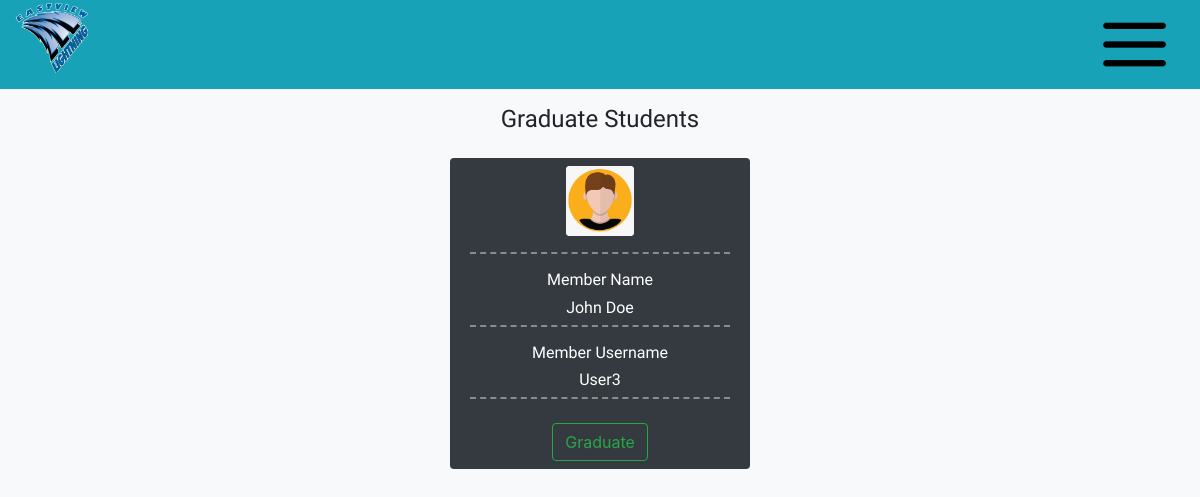
Before: /AdminPage/Graduate (signed in) with the older database file.
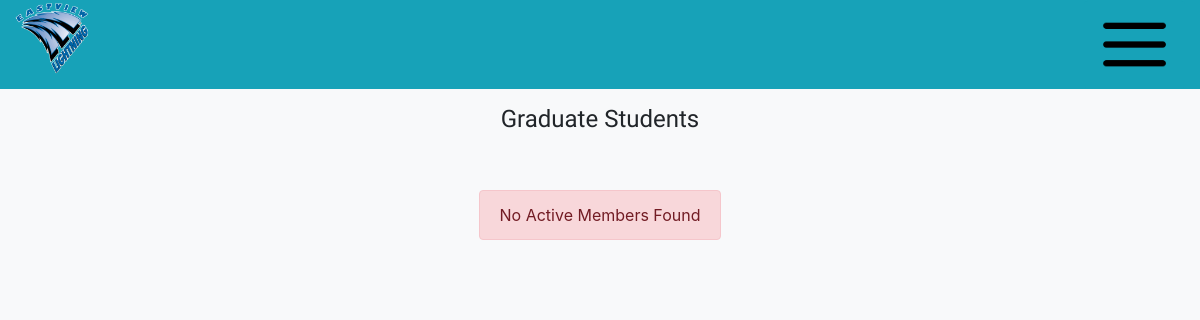
After: the same page with the newer database file.
### MainPage/models.py (models this page shows, shortened)
class Member(models.Model):
    user = models.OneToOneField(User,on_delete=models.CASCADE)
    profileimage = models.ImageField(default='/Person.png')
    text = models.TextField(default="I am a member of the Eastview Science Olympiad Team. It's a really fun time to be a part of the team, the events are great and never are boring. Maybe you should join sometime.")
    events = models.ManyToManyField(Event,blank=True)
    awards = models.ManyToManyField(Award,blank=True)
    Is_Capitan = models.BooleanField(default=False)
    AccountStatus = models.CharField(max_length=11,choices=AccStatus,default="Inactivated")

### AdminConsole/views.py (the view)
# urls.py: path('AdminPage/Graduate',Admin_views.Graduate,name="Graduate"),
def Graduate(request):
    if request.user.is_staff:
        if request.method == "POST":
            Person = Member.objects.get(user=User.objects.get(username=request.POST.get("username")))
            Person.AccountStatus = "Alumni"
            Person.save()
            return JsonResponse({"request":"Success"})
        else:
            context = {
                "Members":Member.objects.filter(AccountStatus="Activated")
            }
            return render(request,'AdminConsole/Graduate.html',context)
    else:
        return redirect('MainPage')

### templates/AdminConsole/Graduate.html (shortened to what this page needs)
{% load static %}
<!DOCTYPE html>
<html>
    <head>
        <link rel="stylesheet" href="https://stackpath.bootstrapcdn.com/bootstrap/4.3.1/css/bootstrap.min.css">
        <link rel="stylesheet" href="//cdnjs.cloudflare.com/ajax/libs/jasny-bootstrap/4.0.0/css/jasny-bootstrap.min.css">
        <link rel="stylesheet" href="{% static 'MainPage/style.css' %}">
        <link href="//maxcdn.bootstrapcdn.com/bootstrap/4.0.0/css/bootstrap.min.css" rel="stylesheet" id="bootstrap-css">
    </head>
    <body class="bg-light">
        <div class="container-fluid px-0">
            <div class="row d-flex align-items-center bg-info mx-0">
                <div class="col align-self-start">
                    <img src="{% static 'MainPage/EVHS_Logo.png' %}" class="Logo">
                </div>
                <div class="col align-self-center">
                </div>
                <div class="col align-self-end justify-content-end">
                    <button class="Menu btn btn-info float-right"><img src="{% static 'MainPage/Menu.png' %}" class="Logo"></button>
                </div>
            </div>
        </div>
        <div class="container-fluid bg-light d-flex justify-content-center px-0 mt-3">
            <h1 class="display title">Graduate Students</h1>
        </div>
        <div class="container-fluid px-0 mb-4 bg-light">
            <div class="row mx-0 d-flex justify-content-center">
                {% for member in Members %}
                <div class="col-md-3 col-sm-6 align-self-center mt-3 mx-2 bg-dark rounded d-flex justify-content-center">
                    <div class="container-fluid">
                        <div class="row d-flex justify-content-center">
                            <img src="{{member.profileimage.url}}" class="img-responsive w-25 bg-light mt-2 rounded">
                        </div>
                        <div class="row">
                            <hr class="divider bg-dark">
                        </div>
                        <div class="row d-flex justify-content-center">
                            <h3 class="username text-white">Member Name</h3>
                        </div>
                        <div class="row d-flex justify-content-center">
                            <h3 class="username text-white">{{member.user.first_name}} {{member.user.last_name}}</h3>
                        </div>
                        <div class="row">
                            <hr class="divider bg-dark mt-0">
                        </div>
                        <div class="row d-flex justify-content-center">
                            <h3 class="username text-white">Member Username</h3>
                        </div>
                        <div class="row d-flex justify-content-center">
                            <h3 class="UsernameContainer username text-white">{{member.user.username}}</h3>
                        </div>
                        <div class="row">
                            <hr class="divider bg-dark mt-0">
                        </div>
                        <div class="row d-flex justify-content-center mb-2 mt-2">
                            <button class="btn btn-outline-success mx-2 Activate">Graduate</button>
                        </div>
                    </div>
                </div>
                {% empty %}
                <div class="col-md-3 col-sm-6 align-self-center mt-5 mx-2 rounded d-flex justify-content-center">
                    <div class="alert alert-danger">
                        No Active Members Found
                    </div>
                </div>
                {% endfor %}
            </div>
        </div>
    </body>
</html>

Changed rows visible on the page:
removed Member: profileimage (picture), user.first_name "John", user.last_name "Doe", user.username "User3"
Other visible differences:
text now shown: "No Active Members Found"
